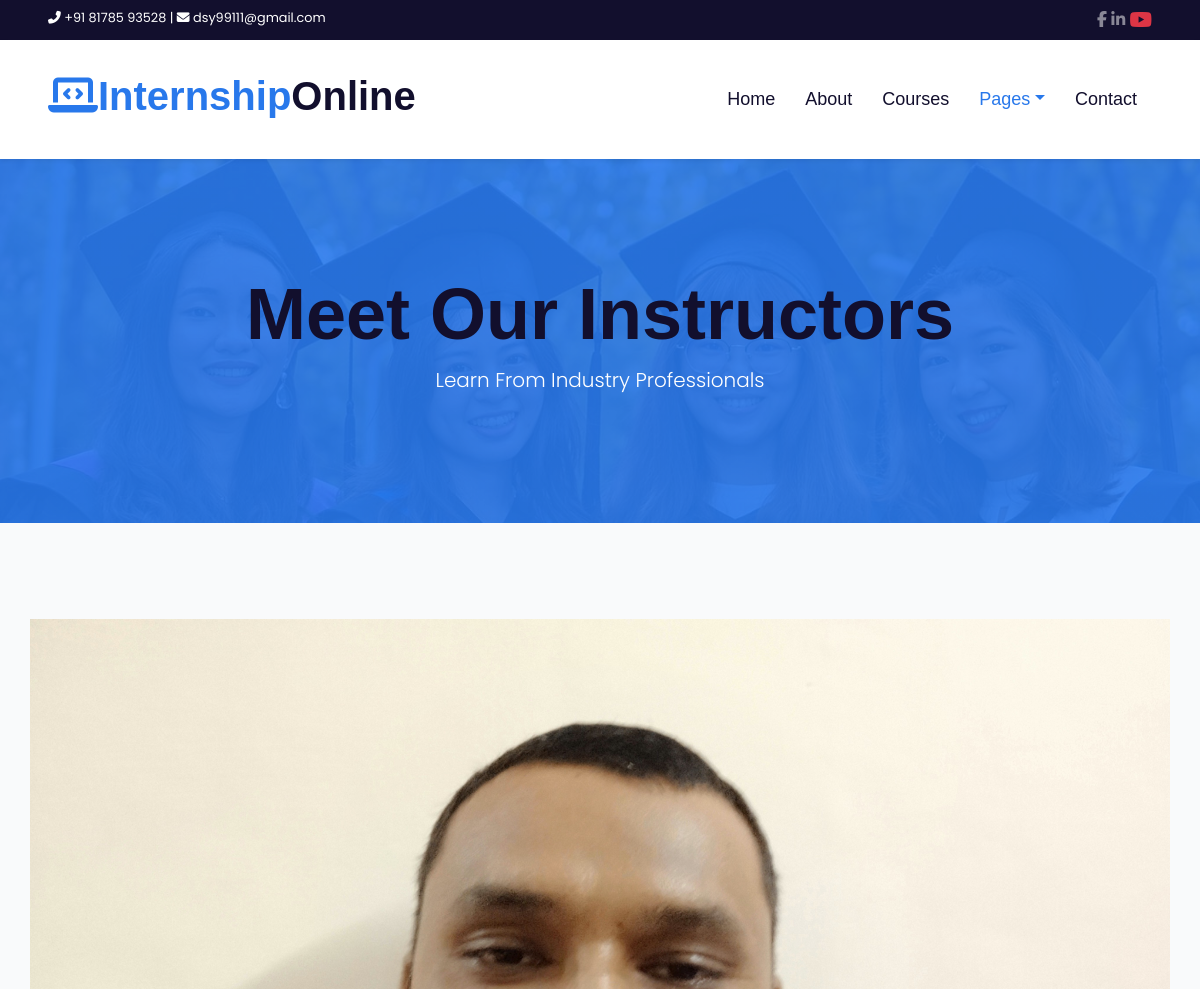
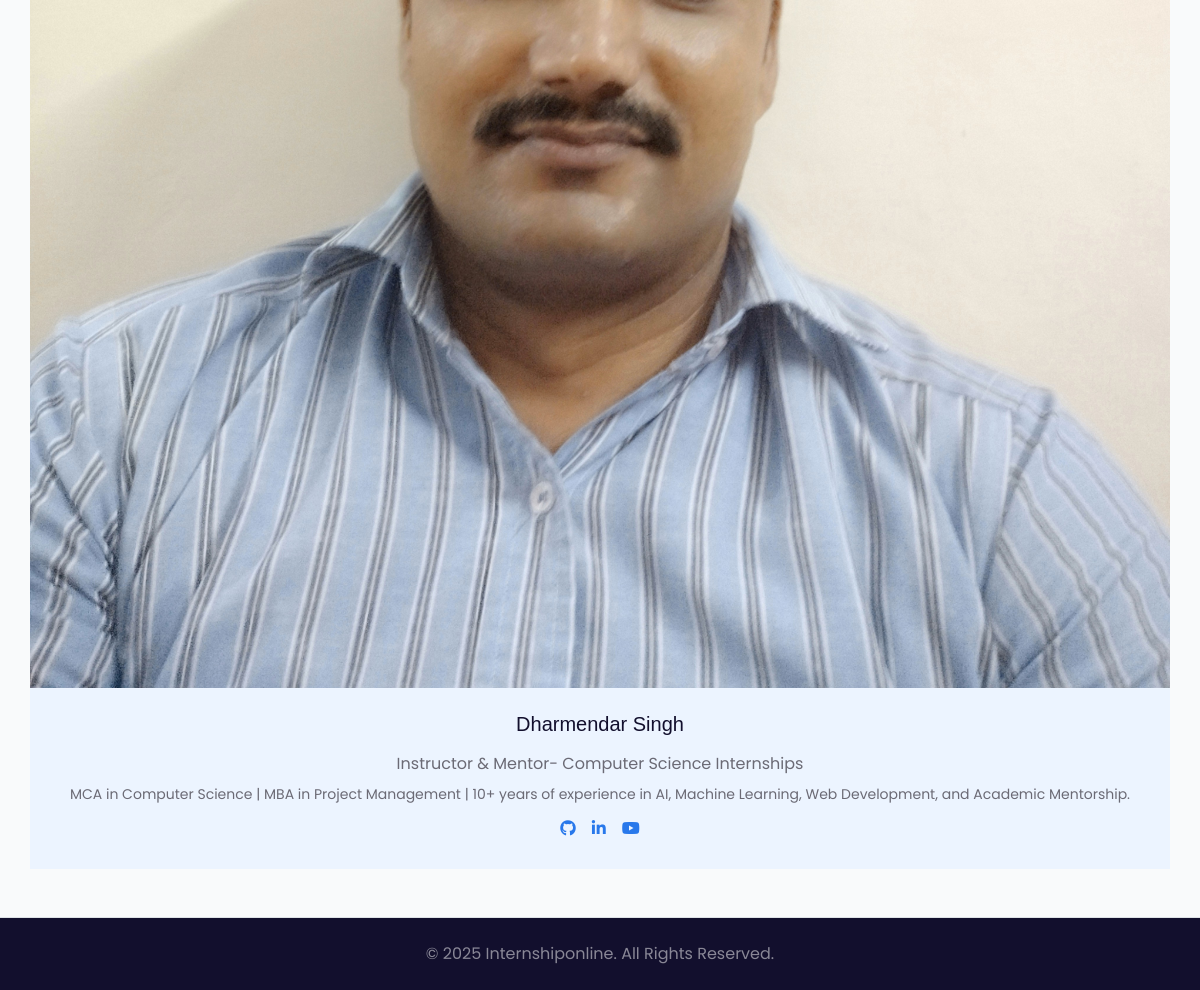
Page /team/ on the committed database (2 pictures, top to bottom).
### internshipmain/models.py (models this page shows, shortened)
class Instructor(models.Model):
    name = models.CharField(max_length=200)
    role = models.CharField(max_length=255)
    bio = models.TextField()
    image = models.ImageField(upload_to="instructors/", blank=True, null=True)
    message = models.TextField(blank=True, null=True)
    linkedin = models.URLField(blank=True, null=True)
    youtube = models.URLField(blank=True, null=True)
    github = models.URLField(blank=True, null=True)

### internshipmain/views.py (the view)
# urls.py: path('team/', views.team, name='team'),               # ✅ Added
def team(request):
    instructor = Instructor.objects.first()
    return render(request, 'internshipmain/team.html', {'instructor': instructor})

### internshipmain/templates/internshipmain/team.html (shortened to what this page needs)
{% load static %}
<!DOCTYPE html>
<html lang="en">
<head>
    <link href="https://cdnjs.cloudflare.com/ajax/libs/font-awesome/6.5.0/css/all.min.css" rel="stylesheet">
    <link href="{% static 'lib/owlcarousel/assets/owl.carousel.min.css' %}" rel="stylesheet">
    <link href="{% static 'css/style.css' %}" rel="stylesheet">
</head>
<body>
    <div class="container-fluid bg-dark py-2 px-lg-5">
        <div class="row">
            <div class="col-md-6 text-center text-md-left text-white small">
                <i class="fa fa-phone-alt me-2"></i> +91 81785 93528 |
                <i class="fa fa-envelope ms-2 me-1"></i> dsy99111@gmail.com
            </div>
            <div class="col-md-6 text-center text-md-right">
                <a href="https://www.facebook.com/profile.php?id=100067208660401" class="text-white-50 me-3">
                    <i class="fab fa-facebook-f"></i>
                </a>
                <a href="https://www.linkedin.com/in/dharmender-singh-87997899/" class="text-white-50 me-3">
                    <i class="fab fa-linkedin-in"></i>
                </a>
                <a href="https://www.youtube.com/@codewithdharm" class="text-danger me-3" target="_blank">
                    <i class="fab fa-youtube fa-lg"></i>
                </a>
            </div>
        </div>
    </div>
    <nav class="navbar navbar-expand-lg navbar-light bg-white shadow-sm py-3 px-lg-5">
        <a href="{% url 'home' %}" class="navbar-brand">
            <h1 class="text-primary"><i class="fa fa-laptop-code me-2"></i>Internship<span class="text-dark">Online</span></h1>
        </a>
        <div class="collapse navbar-collapse justify-content-end" id="navbarCollapse">
            <ul class="navbar-nav">
                <li class="nav-item"><a href="{% url 'home' %}" class="nav-link">Home</a></li>
                <li class="nav-item"><a href="{% url 'about' %}" class="nav-link">About</a></li>
                <li class="nav-item"><a href="{% url 'courses' %}" class="nav-link">Courses</a></li>
                <li class="nav-item dropdown">
                    <a href="#" class="nav-link dropdown-toggle active" data-toggle="dropdown">Pages</a>
                </li>
                <li class="nav-item"><a href="{% url 'contact' %}" class="nav-link">Contact</a></li>
            </ul>
        </div>
    </nav>
    <div class="jumbotron jumbotron-fluid text-center bg-primary text-white mb-5">
        <div class="container py-5">
            <h1 class="display-3 fw-bold">Meet Our Instructors</h1>
            <p class="lead">Learn From Industry Professionals</p>
        </div>
    </div>
    <div class="container py-5">
        <div class="row">
            <div class="team-item">
    {% if instructor.image %}
        <img class="img-fluid w-100" src="{{ instructor.image.url }}" alt="{{ instructor.name }}">
    {% else %}
        <img class="img-fluid w-100" src="{% static 'img/instructor.jpg' %}" alt="Default Instructor">
    {% endif %}
    <div class="bg-light text-center p-4">
        <h5 class="mb-3">{{ instructor.name }}</h5>
        <p class="mb-2">{{ instructor.role }}</p>
        {% if instructor.bio %}
            <p class="mb-2" style="font-size: 14px;">{{ instructor.bio }}</p>
        {% endif %}
        <div class="d-flex justify-content-center">
            {% if instructor.github %}
        <a class="mx-1 p-1" target="_blank" href="{{ instructor.github }}">
            <i class="fab fa-github"></i>
        </a>
    {% endif %}
            {% if instructor.linkedin %}
                <a class="mx-1 p-1" target="_blank" href="{{ instructor.linkedin }}">
                    <i class="fab fa-linkedin-in"></i>
                </a>
            {% endif %}
            {% if instructor.youtube %}
                <a class="mx-1 p-1" target="_blank" href="{{ instructor.youtube }}">
                    <i class="fab fa-youtube"></i>
                </a>
            {% endif %}
        </div>
    </div>
</div>
        </div>
    </div>
    {% include 'partials/footer.html' %}
</body>
</html>

### internshipmain/templates/internshipmain/team.html (style rules this page uses)
body { font-family: 'Poppins', sans-serif; background-color: #f9fafb; }

### rows in the picture
Instructor: image (picture), name "Dharmendar Singh", role "Instructor & Mentor- Computer Science Internships", bio "MCA in Computer Science | MBA in Project Management | 10+ years of experience in AI, Machine Learning, Web Development, and Academic Mentorship."
